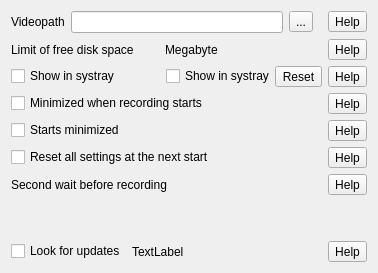
          <widget class="QWidget" name="tabMisc">
           <attribute name="title">
            <string notr="true"/>
           </attribute>
           <layout class="QVBoxLayout" name="verticalLayout_2">
            <item>
             <layout class="QHBoxLayout" name="horizontalLayout_25">
              <item>
               <widget class="QFrame" name="frameVideoPath">
                <property name="frameShape">
                 <enum>QFrame::NoFrame</enum>
                </property>
                <property name="frameShadow">
                 <enum>QFrame::Raised</enum>
                </property>
                <layout class="QHBoxLayout" name="horizontalLayout_20">
                 <property name="leftMargin">
                  <number>0</number>
                 </property>
                 <property name="topMargin">
                  <number>0</number>
                 </property>
                 <property name="bottomMargin">
                  <number>0</number>
                 </property>
                 <item>
                  <widget class="QLabel" name="LabelVideoPath">
                   <property name="text">
                    <string>Videopath</string>
                   </property>
                  </widget>
                 </item>
                 <item>
                  <widget class="QLineEdit" name="lineEditVideoPath">
                   <property name="text">
                    <string notr="true"/>
                   </property>
                   <property name="readOnly">
                    <bool>true</bool>
                   </property>
                  </widget>
                 </item>
                 <item>
                  <widget class="QToolButton" name="PushButtonVideoPath">
                   <property name="text">
                    <string notr="true">...</string>
                   </property>
                  </widget>
                 </item>
                </layout>
               </widget>
              </item>
              <item alignment="Qt::AlignVCenter">
               <widget class="QToolButton" name="help_screencast_videopath">
                <property name="toolTip">
                 <string notr="true"/>
                </property>
                <property name="text">
                 <string notr="true">Help</string>
                </property>
               </widget>
              </item>
             </layout>
            </item>
            <item>
             <layout class="QHBoxLayout" name="horizontalLayout_28">
              <item>
               <widget class="QFrame" name="frameLimitOfFreeDiskSpace">
                <property name="frameShape">
                 <enum>QFrame::NoFrame</enum>
                </property>
                <property name="frameShadow">
                 <enum>QFrame::Raised</enum>
                </property>
                <layout class="QHBoxLayout" name="horizontalLayout_27">
                 <property name="leftMargin">
                  <number>0</number>
                 </property>
                 <property name="topMargin">
                  <number>0</number>
                 </property>
                 <property name="bottomMargin">
                  <number>0</number>
                 </property>
                 <item>
                  <widget class="QLabel" name="label_10">
                   <property name="text">
                    <string>Limit of free disk space</string>
                   </property>
                  </widget>
                 </item>
                 <item>
                  <widget class="QLabel" name="label_11">
                   <property name="text">
                    <string>Megabyte</string>
                   </property>
                  </widget>
                 </item>
                </layout>
               </widget>
              </item>
              <item alignment="Qt::AlignTop">
               <widget class="QToolButton" name="help_screencast_limitoffreediskspace">
                <property name="text">
                 <string notr="true">Help</string>
                </property>
               </widget>
              </item>
             </layout>
            </item>
            <item>
             <layout class="QHBoxLayout" name="horizontalLayout_21">
              <item>
               <widget class="QFrame" name="frameShowInSystray">
                <property name="frameShape">
                 <enum>QFrame::NoFrame</enum>
                </property>
                <property name="frameShadow">
                 <enum>QFrame::Raised</enum>
                </property>
                <layout class="QHBoxLayout" name="horizontalLayout_30">
                 <property name="spacing">
                  <number>0</number>
                 </property>
                 <property name="leftMargin">
                  <number>0</number>
                 </property>
                 <property name="topMargin">
                  <number>0</number>
                 </property>
                 <property name="rightMargin">
                  <number>0</number>
                 </property>
                 <property name="bottomMargin">
                  <number>0</number>
                 </property>
                 <item>
                  <widget class="QCheckBox" name="checkBoxShowInSystray">
                   <property name="text">
                    <string>Show in systray</string>
                   </property>
                  </widget>
                 </item>
                 <item>
                  <spacer name="horizontalSpacer_8">
                   <property name="orientation">
                    <enum>Qt::Horizontal</enum>
                   </property>
                   <property name="sizeHint" stdset="0">
                    <size>
                     <width>40</width>
                     <height>20</height>
                    </size>
                   </property>
                  </spacer>
                 </item>
                </layout>
               </widget>
              </item>
              <item>
               <widget class="QFrame" name="frameShowInSystrayAlternative">
                <property name="frameShape">
                 <enum>QFrame::NoFrame</enum>
                </property>
                <property name="frameShadow">
                 <enum>QFrame::Raised</enum>
                </property>
                <layout class="QHBoxLayout" name="horizontalLayout_18">
                 <property name="spacing">
                  <number>0</number>
                 </property>
                 <property name="leftMargin">
                  <number>0</number>
                 </property>
                 <property name="topMargin">
                  <number>0</number>
                 </property>
                 <property name="rightMargin">
                  <number>0</number>
                 </property>
                 <property name="bottomMargin">
                  <number>0</number>
                 </property>
                 <item>
                  <widget class="QCheckBox" name="checkBoxShowInSystrayAlternative">
                   <property name="text">
                    <string>Show in systray</string>
                   </property>
                  </widget>
                 </item>
                 <item>
                  <widget class="QToolButton" name="toolButtonShowInSystrayAlternativeReset">
                   <property name="toolTip">
                    <string>Reset</string>
                   </property>
                   <property name="text">
                    <string notr="true">Reset</string>
                   </property>
                  </widget>
                 </item>
                </layout>
               </widget>
              </item>
              <item alignment="Qt::AlignTop">
               <widget class="QToolButton" name="help_screencast_showinsystray">
                <property name="text">
                 <string notr="true">Help</string>
                </property>
               </widget>
              </item>
             </layout>
            </item>
            <item>
             <layout class="QHBoxLayout" name="horizontalLayout_23">
              <item>
               <widget class="QCheckBox" name="checkBoxMinimizedWhenRecordingStarts">
                <property name="text">
                 <string>Minimized when recording starts</string>
                </property>
               </widget>
              </item>
              <item>
               <spacer name="horizontalSpacer_21">
                <property name="orientation">
                 <enum>Qt::Horizontal</enum>
                </property>
                <property name="sizeHint" stdset="0">
                 <size>
                  <width>40</width>
                  <height>20</height>
                 </size>
                </property>
               </spacer>
              </item>
              <item>
               <widget class="QToolButton" name="help_screencast_minimizedwhenrecordingstarts">
                <property name="text">
                 <string notr="true">Help</string>
                </property>
               </widget>
              </item>
             </layout>
            </item>
            <item>
             <layout class="QHBoxLayout" name="horizontalLayout_31">
              <item>
               <widget class="QCheckBox" name="checkBoxStartsMinimized">
                <property name="text">
                 <string>Starts minimized</string>
                </property>
               </widget>
              </item>
              <item>
               <widget class="QToolButton" name="help_screencast_startsminimized">
                <property name="text">
                 <string notr="true">Help</string>
                </property>
               </widget>
              </item>
             </layout>
            </item>
            <item>
             <layout class="QHBoxLayout" name="horizontalLayout_13">
              <item>
               <widget class="QCheckBox" name="checkBoxResetAtNextStart">
                <property name="text">
                 <string>Reset all settings at the next start</string>
                </property>
               </widget>
              </item>
              <item>
               <widget class="QToolButton" name="help_screencast_deleteallsettings">
                <property name="text">
                 <string notr="true">Help</string>
                </property>
               </widget>
              </item>
             </layout>
            </item>
            <item>
             <layout class="QHBoxLayout" name="horizontalLayout_7">
              <item>
               <widget class="QLabel" name="label_18">
                <property name="text">
                 <string>Second wait before recording</string>
                </property>
               </widget>
              </item>
              <item>
               <widget class="QToolButton" name="help_screencast_SecondWaitBeforeRecording">
                <property name="text">
                 <string notr="true">Help</string>
                </property>
               </widget>
              </item>
             </layout>
            </item>
            <item>
             <spacer name="verticalSpacer_16">
              <property name="orientation">
               <enum>Qt::Vertical</enum>
              </property>
              <property name="sizeHint" stdset="0">
               <size>
                <width>20</width>
                <height>40</height>
               </size>
              </property>
             </spacer>
            </item>
            <item>
             <layout class="QHBoxLayout" name="horizontalLayout_17">
              <item>
               <widget class="QCheckBox" name="checkBoxLookForUpdates">
                <property name="text">
                 <string>Look for updates</string>
                </property>
               </widget>
              </item>
              <item>
               <widget class="QLabel" name="label_Upate_tab_4">
                <property name="text">
                 <string notr="true">TextLabel</string>
                </property>
                <property name="openExternalLinks">
                 <bool>true</bool>
                </property>
               </widget>
              </item>
              <item>
               <spacer name="horizontalSpacer_3">
                <property name="orientation">
                 <enum>Qt::Horizontal</enum>
                </property>
                <property name="sizeHint" stdset="0">
                 <size>
                  <width>40</width>
                  <height>20</height>
                 </size>
                </property>
               </spacer>
              </item>
              <item>
               <widget class="QToolButton" name="help_screencast_lookforupdates">
                <property name="text">
                 <string>Help</string>
                </property>
               </widget>
              </item>
             </layout>
            </item>
           </layout>
          </widget>
